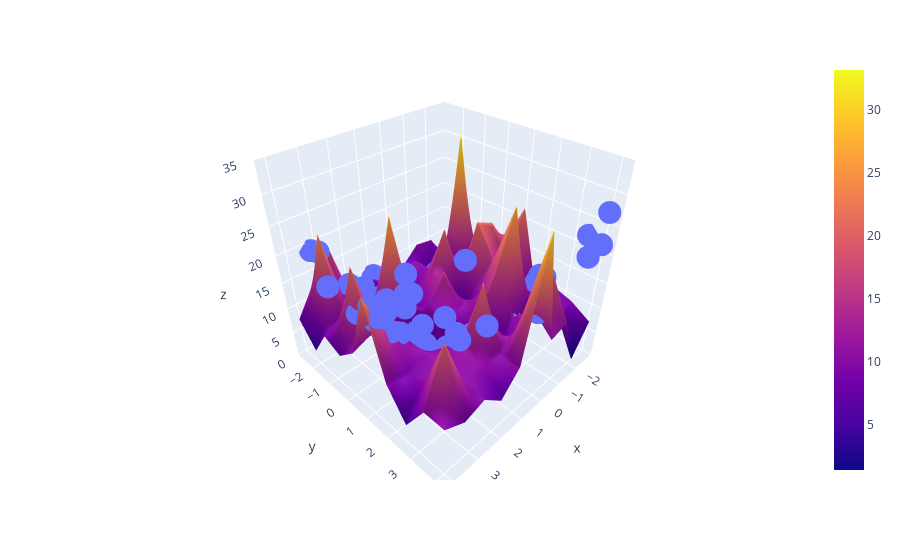

Notebook code for this chart:
### Code cell
fig = px.scatter_3d(x = x.ravel(), y=y.ravel(), z=z.ravel())
fig.add_trace(go.Surface(x = x_input, y = y_input, z = z_final))
fig.update_layout(scene = dict(zaxis = dict(range=[0,35])))
fig.show()
